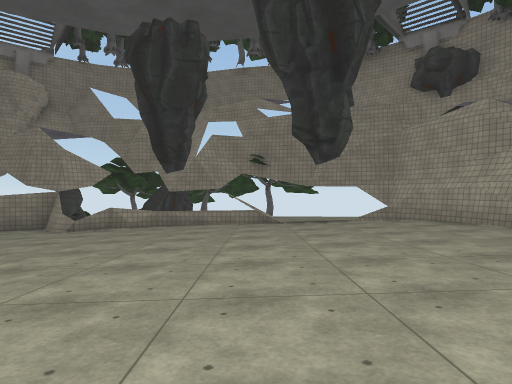
View 1 (above)

12 first-person views from a walk through a Unity game level. The camera is 1.3 m above the floor, looks level and sees 75° across. The floor is counted in squares, 2 m on a side. Each view is taken from the middle of a square. On the plan, view 1 faces up. The plan holds only what a view shows up to about 10 squares ahead; the rest is blank. The place goes on beyond the plan. Some surface patterns are stand-ins.

View 2
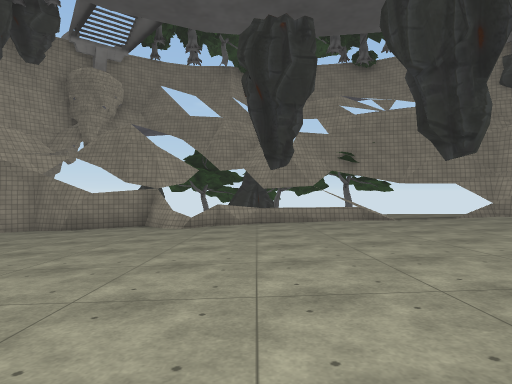

View 3
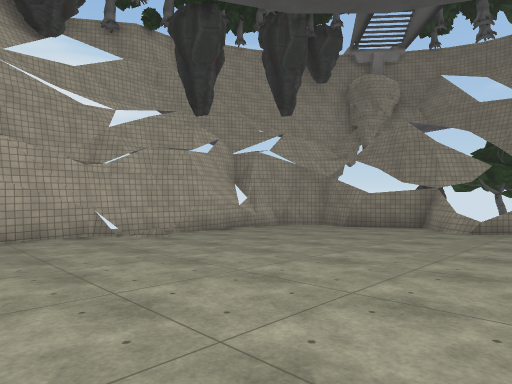

View 4
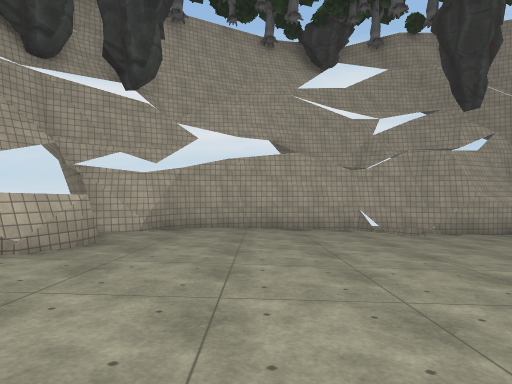

View 5
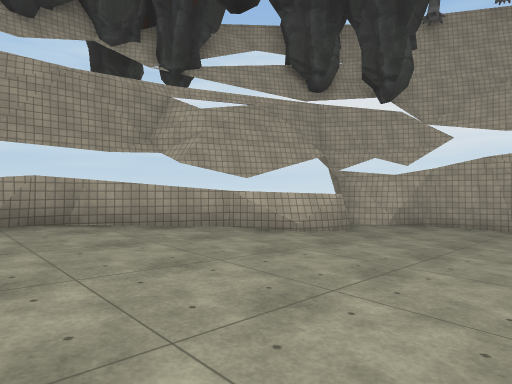

View 6
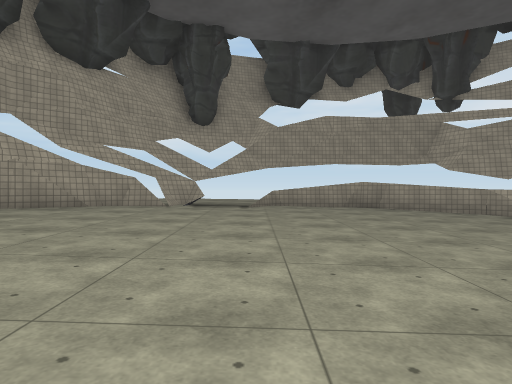

View 7
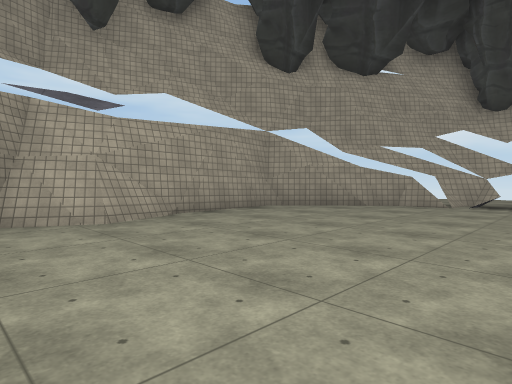

View 8
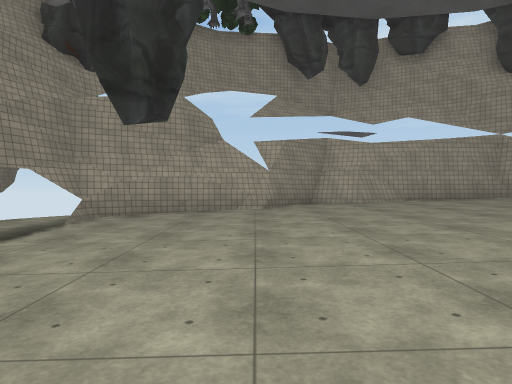

View 9
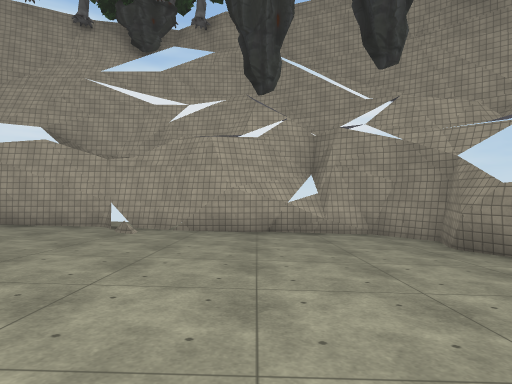

View 10
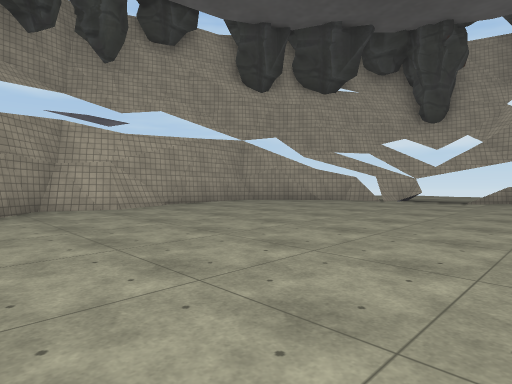

View 11
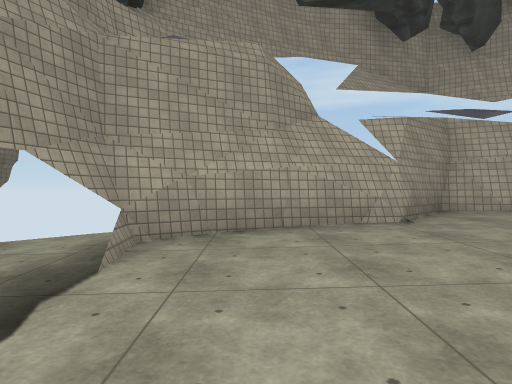

View 12
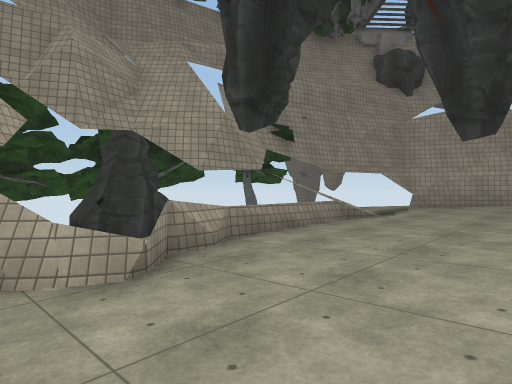

### Floor plan
Key: @ floor where view 1 was taken; # wall or solid block; x gap in a wall; . main floor; : floor 0.25 m higher than the main floor; - floor 0.25 m lower than the main floor; + floor 0.5 m higher than the main floor; _ floor 0.5 m lower than the main floor; * floor 0.75 m higher than the main floor; < floor 0.75 m lower than the main floor; = window, fence, low wall or low ledge.
Columns run from 11 left of view 1 to 7 right of it. Each row starts with its distance up from view 1.
 12        ##=
 11       ###
 10  ######====x  ##
  9 ##<<<_=__----..##
  8 #<<<____----....#
  7 #<<<____----....#
  6 #<<____----....:##
  5 #<____----....:::##
  4 #____----....::::+#
  3 ##__----....::::+##
  2 #__----....::::+++#
  1 #_----....::::++++#
  0 #----....::@::++++#
 -1 #----....::::++++*#
 -2 ##--....::::++++*##
 -3  #####.::::++++##
 -4   #  ##:::++####
 -5        ####=###*

Where each view was taken, in squares from view 1:
view 1: 0 up, 0 right, facing up
view 2: 0 up, 3 left, facing up
view 3: 0 up, 3 left, facing up-left
view 4: 0 up, 2 left, facing left
view 5: 1 up, 1 left, facing down-left
view 6: 5 up, 1 right, facing down
view 7: 5 up, 1 right, facing down-right
view 8: 6 up, 3 left, facing right
view 9: 6 up, 3 left, facing left
view 10: 6 up, 1 left, facing down-right
view 11: 8 up, 0 right, facing right
view 12: 6 up, 6 left, facing up-right
